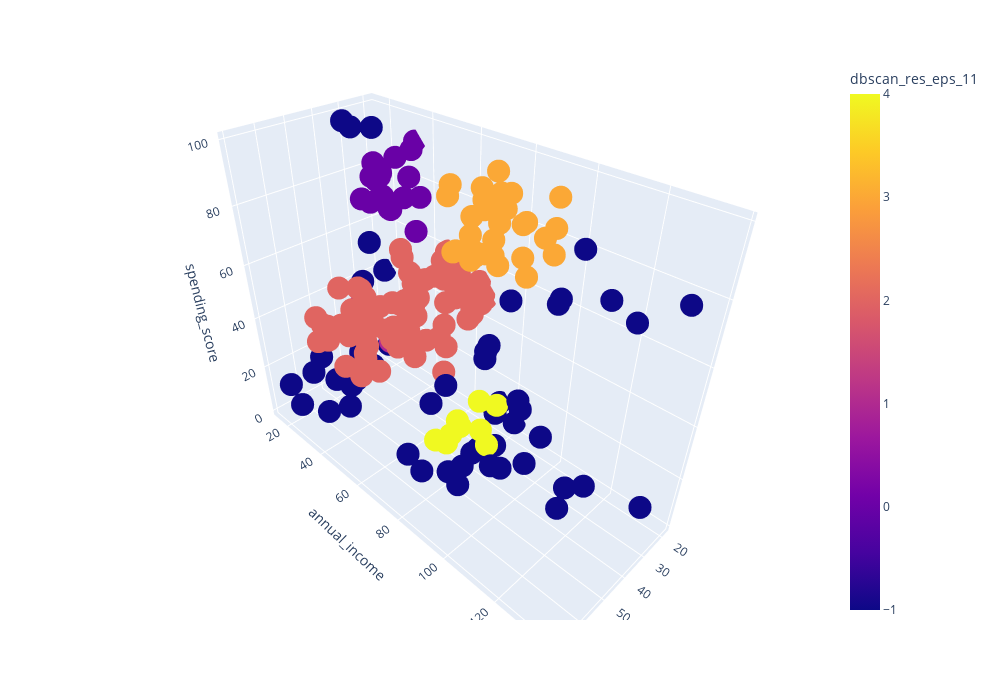

Source (notebook cell):
### Code cell
# Изменим параметры алгортма:
from sklearn.cluster import DBSCAN

#запускаем кластеризацию на наших данных
dbscan = DBSCAN(eps=11)
clustering_dbscan_res = dbscan.fit_predict(X)
df['dbscan_res_eps_11'] = clustering_dbscan_res

get_3d_visualization(df, 'dbscan_res_eps_11')

### Figure 1 — Plotly figure (JSON) as saved in the notebook; plotly's stock layout.template omitted (floating-point values rounded to 4 significant figures; data arrays with more than 128 entries replaced by an {"elided": "..."} marker saying what was removed)
{"data": [{"hovertemplate": "age=%{x}<br>annual_income=%{y}<br>spending_score=%{z}<br>dbscan_res_eps_11=%{marker.color}<extra></extra>", "legendgroup": "", "marker": {"color": {"elided": "200 int values"}, "coloraxis": "coloraxis", "symbol": "circle"}, "mode": "markers", "name": "", "scene": "scene", "showlegend": false, "type": "scatter3d", "x": {"elided": "200 int values"}, "y": {"elided": "200 int values"}, "z": {"elided": "200 int values"}}], "layout": {"coloraxis": {"colorbar": {"title": {"text": "dbscan_res_eps_11"}}, "colorscale": [[0, "#0d0887"], [0.1111, "#46039f"], [0.2222, "#7201a8"], [0.3333, "#9c179e"], [0.4444, "#bd3786"], [0.5556, "#d8576b"], [0.6667, "#ed7953"], [0.7778, "#fb9f3a"], [0.8889, "#fdca26"], [1, "#f0f921"]]}, "height": 700, "legend": {"tracegroupgap": 0}, "margin": {"t": 60}, "scene": {"domain": {"x": [0, 1], "y": [0, 1]}, "xaxis": {"title": {"text": "age"}}, "yaxis": {"title": {"text": "annual_income"}}, "zaxis": {"title": {"text": "spending_score"}}}, "width": 1000}}
